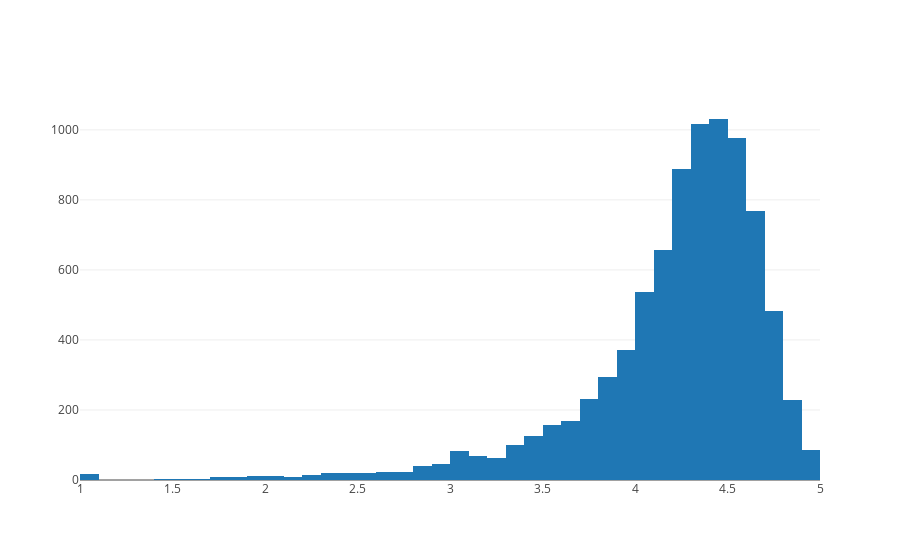

The code cell stored with this chart in its notebook:
### Code cell
avg_rate_data = [go.Histogram(
        x = app.Rating,
        xbins = {'start': 1, 'size': 0.1, 'end' :5}
)]

print('Average app rating:', np.mean(app['Rating']))
py.offline.iplot(avg_rate_data, filename='rating_dist')

### Figure 1 — Plotly figure (JSON) as saved in the notebook; plotly's stock layout.template omitted (floating-point values rounded to 4 significant figures; data arrays with more than 128 entries replaced by an {"elided": "..."} marker saying what was removed)
{"data": [{"type": "histogram", "uid": "c258c9f8-1fde-4147-9ef1-85c2fba0389b", "x": {"elided": "8886 float values"}, "xbins": {"end": 5, "size": 0.1, "start": 1}}], "layout": {}}
